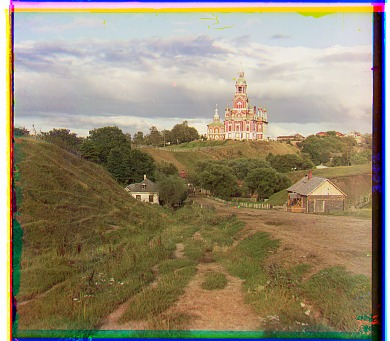
#> input picture cs180/proj1/media/cathedral.jpg, 390 x 341 px, found by its file name
$ python make_figures.py
#> lines starting #> are read from the running program, lines starting #| are printed output that depends on the picture; pictures that were not available may be replaced by others from this repository, and a replacement may not be noted
### cs180/proj1/code/colorize.py
#!/usr/bin/env python3
from __future__ import annotations

import argparse
from pathlib import Path

import numpy as np
from PIL import Image
import skimage as sk
import skimage.io as skio
import skimage.transform as sktransform


def read_gray(path: Path) -> np.ndarray:
    image = skio.imread(path)
#> image is the input picture: shape (341, 390, 3); mean R, G, B 149.1, 137.8, 113.8
    if image.ndim == 3:
        image = image[..., 0]
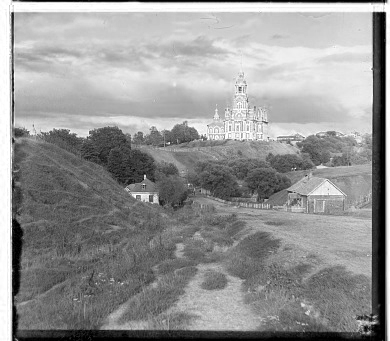
#> image: shape (341, 390); min 0, max 255, mean 149.1
    return sk.img_as_float(image).astype(np.float32)


def split_channels(plate: np.ndarray) -> tuple[np.ndarray, np.ndarray, np.ndarray]:
    height = plate.shape[0] // 3
#> height = 113
    blue = plate[:height]
    green = plate[height : 2 * height]
    red = plate[2 * height : 3 * height]
    return blue, green, red


def ncc(reference: np.ndarray, moving: np.ndarray, margin: int) -> float:
    if margin * 2 >= min(reference.shape):
        margin = 0
    ref = reference[margin:-margin or None, margin:-margin or None]
    mov = moving[margin:-margin or None, margin:-margin or None]
    ref = ref - ref.mean()
    mov = mov - mov.mean()
    denom = np.linalg.norm(ref) * np.linalg.norm(mov)
    return float(np.sum(ref * mov) / denom) if denom > 1e-12 else -np.inf


def align_at_scale(
    moving: np.ndarray, reference: np.ndarray, center: tuple[int, int], radius: int
) -> tuple[int, int]:
    best_shift = center
    best_score = -np.inf
    margin = max(radius + 2, int(min(reference.shape) * 0.10))
    for row_shift in range(center[0] - radius, center[0] + radius + 1):
        for col_shift in range(center[1] - radius, center[1] + radius + 1):
            shifted = np.roll(moving, (row_shift, col_shift), axis=(0, 1))
            score = ncc(reference, shifted, margin)
            if score > best_score:
                best_score, best_shift = score, (row_shift, col_shift)
    return best_shift


def resize_half(image: np.ndarray) -> np.ndarray:
    height, width = image.shape
    return np.asarray(
        Image.fromarray(image).resize(
            (max(1, width // 2), max(1, height // 2)), Image.Resampling.LANCZOS
        ),
        dtype=np.float32,
    )


def pyramid(image: np.ndarray, smallest_side_limit: int = 350) -> list[np.ndarray]:
    levels = [image]
    while max(levels[-1].shape) > smallest_side_limit:
        levels.append(resize_half(levels[-1]))
    return levels


# [48 lines left out: functions align_pyramid, colorize, save_image, main, not called in this run]


# [2 lines that do not run on import are left out]

### cs180/proj1/code/make_figures.py
#!/usr/bin/env python3
from pathlib import Path

import numpy as np
from PIL import Image, ImageDraw, ImageFont

from colorize import align_at_scale, pyramid, read_gray, split_channels


ROOT = Path(__file__).resolve().parents[1]
DATA = Path("/Users/jameslee/Downloads/CS180_fa2026_proj1_data")
MEDIA = ROOT / "media"
FONT = ImageFont.load_default()


def rgb_image(array: np.ndarray, size: tuple[int, int]) -> Image.Image:
    image = Image.fromarray(np.clip(array * 255, 0, 255).astype(np.uint8))
    image.thumbnail(size, Image.Resampling.LANCZOS)
    return image


def labeled_panel(image: Image.Image, label: str, size: tuple[int, int]) -> Image.Image:
    panel = Image.new("RGB", size, "#ffffff")
    draw = ImageDraw.Draw(panel)
    draw.text((16, 13), label, fill="#1c1b19", font=FONT)
    image.thumbnail((size[0] - 32, size[1] - 52), Image.Resampling.LANCZOS)
    panel.paste(image, ((size[0] - image.width) // 2, 38 + (size[1] - 42 - image.height) // 2))
    return panel


def alignment_figure() -> None:
    blue, green, red = split_channels(read_gray(DATA / "cathedral.jpg"))
    raw_plate = Image.open(DATA / "cathedral.jpg").convert("L")
    unaligned = np.dstack((red, green, blue))
    aligned = np.asarray(Image.open(MEDIA / "cathedral.jpg").convert("RGB"), dtype=np.uint8) / 255
    panels = [
        labeled_panel(raw_plate.convert("RGB"), "1. Original BGR glass plate", (310, 410)),
        labeled_panel(rgb_image(unaligned, (370, 340)), "2. RGB stack, unaligned", (400, 410)),
        labeled_panel(rgb_image(aligned, (370, 340)), "3. NCC-aligned RGB result", (400, 410)),
    ]
#> in labeled_panel, `panel = Image.new("RGB", size, "#ffffff")`: panel: PIL image 310x410 RGB; every value is 255
#> in labeled_panel (call 2), `panel = Image.new("RGB", size, "#ffffff")`: panel: PIL image 400x410 RGB; every value is 255
    canvas = Image.new("RGB", (1130, 410), "#f6f4ee")
    x = 0
    for panel in panels:
        canvas.paste(panel, (x, 0))
        x += panel.width + 15
#> this loop made 3 passes
#> x on passes 1 to 3: 325, 740, 1155
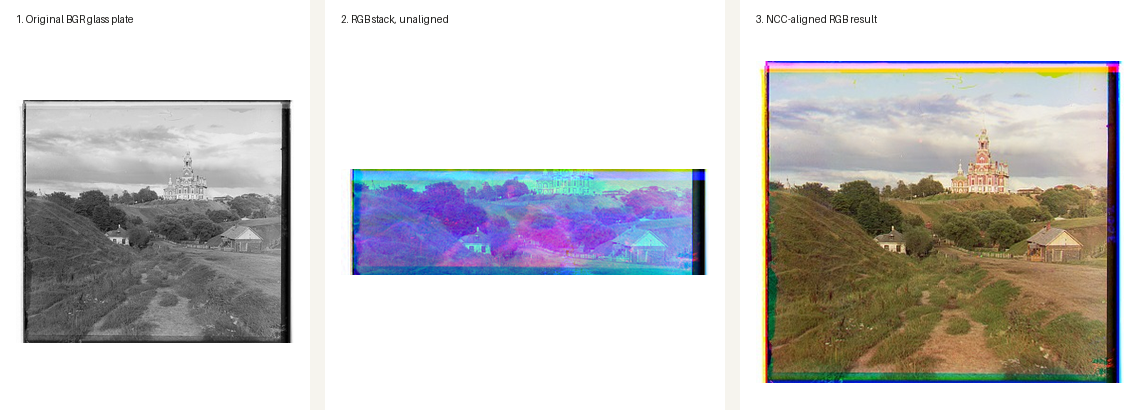
#> canvas: PIL image 1130x410 RGB; mean R, G, B 198.7, 197, 196.4
#> after the loop, x = 1155
    canvas.save(MEDIA / "alignment_pipeline.jpg", quality=92)


def pyramid_figure() -> None:
    blue, green, _ = split_channels(read_gray(DATA / "church.tif"))
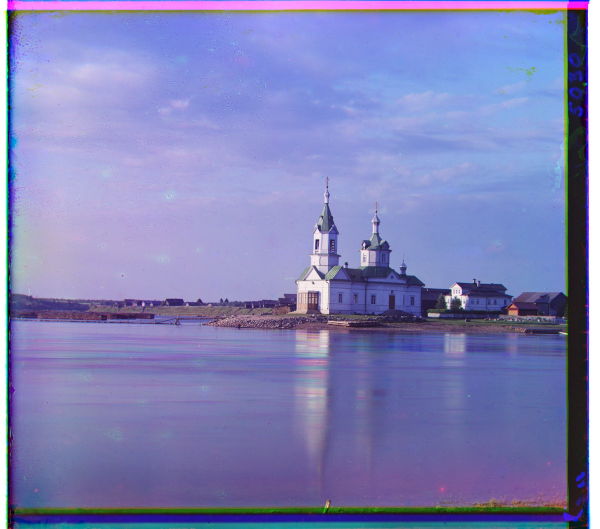
#> input picture cs180/proj1/media/church.jpg, 1200 x 1057 px, given in place of church.tif, which was not available (shown at 1/2 size)
#> in read_gray, image is the input picture: shape (1057, 1200, 3); mean R, G, B 128.7, 130.6, 183.4
#> in read_gray (call 2), `image = image[..., 0]`:
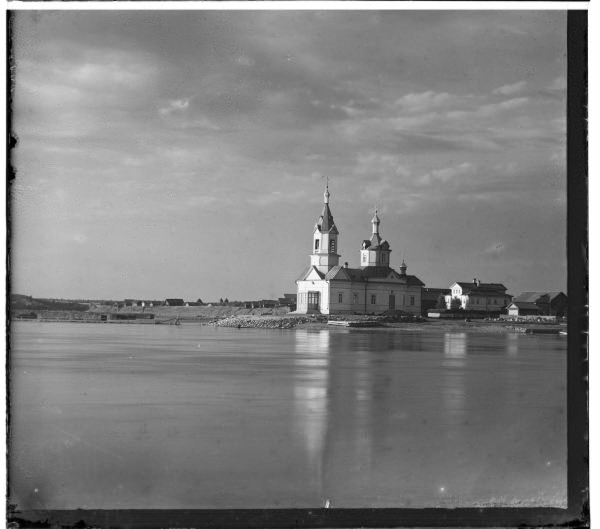
#> image: shape (1057, 1200) (shown at 1/2 size); min 0, max 255, mean 128.7
#> in split_channels (call 2), `height = plate.shape[0] // 3`: height = 352
#> in split_channels (call 2), `red = plate[2 * height : 3 * height]`:
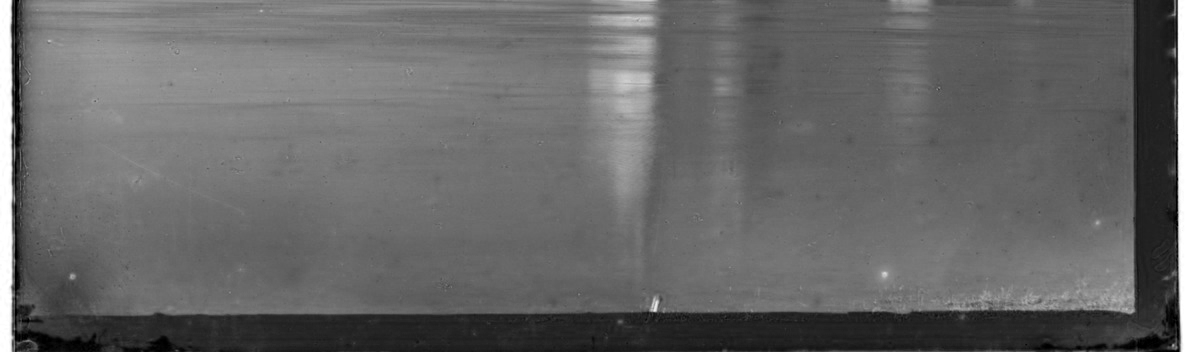
#> red: shape (352, 1200) float32; min 0, max 1, mean 0.409
    blue_levels, green_levels = pyramid(blue), pyramid(green)
#> after the loop in pyramid, `while max(levels[-1].shape) > smallest_side_limit:`: levels = 3 items
    shift = (0, 0)
    records = []
    for index, (mov, ref) in enumerate(zip(reversed(green_levels), reversed(blue_levels))):
        if index == 0:
            shift = align_at_scale(mov, ref, shift, 15)
            caption = f"Coarsest level: search ±15\nshift {shift}"
        else:
            shift = (shift[0] * 2, shift[1] * 2)
            shift = align_at_scale(mov, ref, shift, 2)
            caption = f"Finer level: double, refine ±2\nshift {shift}"
        records.append((ref, caption))
#> this loop made 3 passes
    picks = [records[0], records[len(records) // 2], records[-1]]
    panels = []
    for ref, caption in picks:
        img = Image.fromarray(np.clip(ref * 255, 0, 255).astype(np.uint8)).convert("RGB")
        panels.append(labeled_panel(img, caption, (360, 330)))
#> this loop made 3 passes
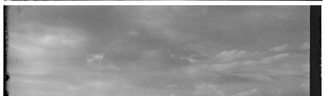
#> img: PIL image 328x96 RGB; min 0, max 255, mean 146.5
    canvas = Image.new("RGB", (1110, 330), "#f6f4ee")
#> canvas: PIL image 1110x330 RGB
    for i, panel in enumerate(panels):
        canvas.paste(panel, (i * 375, 0))
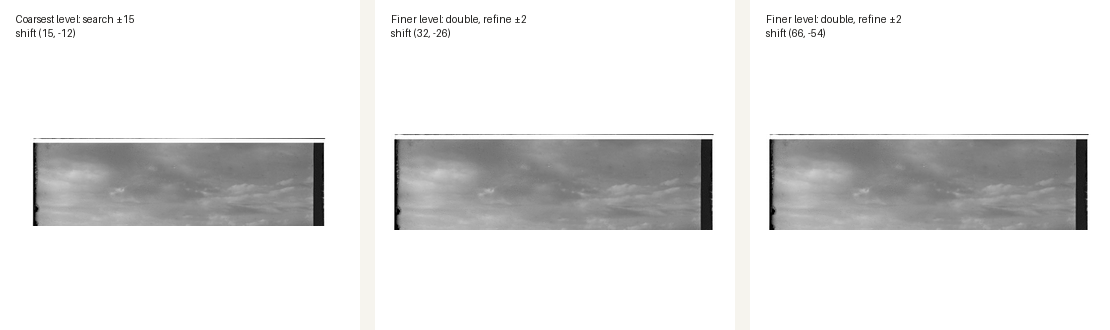
#> canvas: PIL image 1110x330 RGB; mean R, G, B 227.5, 227.4, 227.2
    canvas.save(MEDIA / "pyramid_refinement.jpg", quality=92)


if __name__ == "__main__":
    alignment_figure()
    pyramid_figure()
